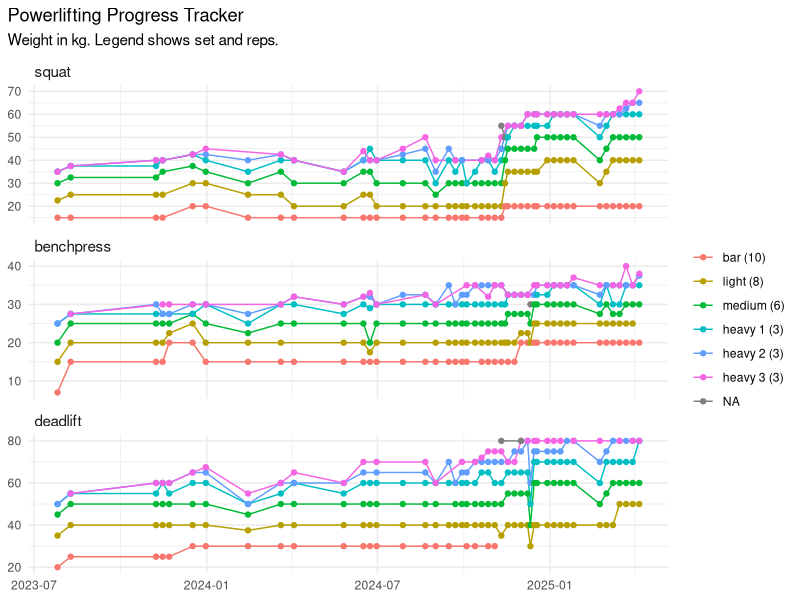
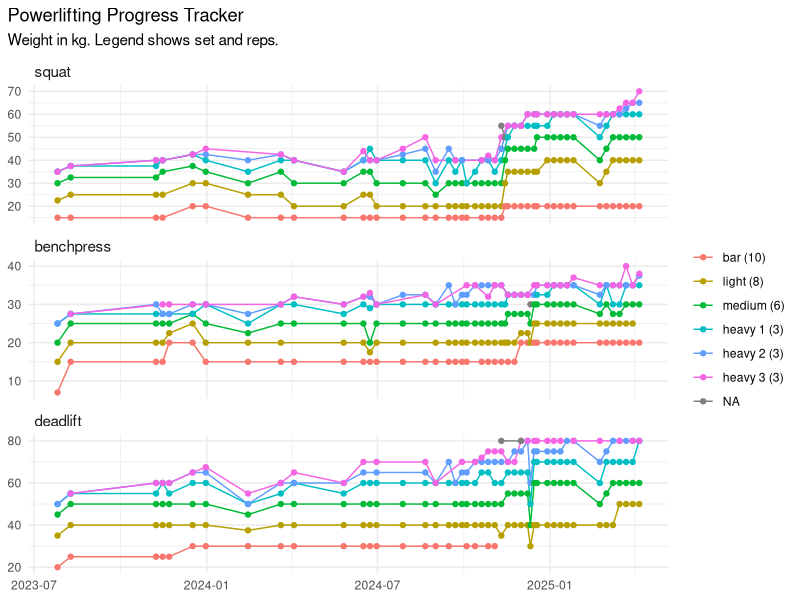

Generate these figures, in order, with R:
library(ggplot2)
library(dplyr)
library(readr)

# Data
lifting_data <- read_csv("powerlifting_tracker.csv", col_types = "Dccidc")

# Plot data
plot_data <- lifting_data |>
  filter(set != "one_rep") |>
  filter(!is.na(weight)) |>
  mutate(
    lift = factor(lift, levels = c("squat", "benchpress", "deadlift"))
  ) |>
  mutate(
    set = factor(
      set,
      levels = c("bar", "light", "medium", "heavy_1", "heavy_2", "heavy_3")
    )
  )

# Labels for legend
custom_labels <- c(
  "bar (10)",
  "light (8)",
  "medium (6)",
  "heavy 1 (3)",
  "heavy 2 (3)",
  "heavy 3 (3)"
)

# Custom function to add kg to axis labels
# add_kg <- function(x) {
#   paste(x, "kg")
# }

# Create the faceted plot
ggplot(plot_data, aes(x = date, y = weight, color = set, group = set)) +
  geom_line() +
  geom_point() +
  #facet_grid(lift ~ ., scales = "free_y") +
  facet_wrap(~lift, ncol = 1, strip.position = "top", scale = "free_y") +
  labs(
    title = "Powerlifting Progress Tracker",
    subtitle = "Weight in kg. Legend shows set and reps.",
    color = NULL
  ) +
  scale_color_discrete(labels = custom_labels) +
  # scale_y_continuous(labels = add_kg) +
  # guides(
  #   color = guide_legend(
  #     nrow = 2,
  #     byrow = TRUE
  #   )
  # ) +
  theme_minimal() +
  theme(
    # legend.position = "top",
    # axis.text.x = element_text(angle = 45, hjust = 1),
    axis.title.x = element_blank(),
    axis.title.y = element_blank(),
    strip.text = element_text(size = 11, hjust = 0), # Left-align the strip text
    #strip.background = element_rect(fill = "white", color = "gray90"),
    plot.title.position = "plot"
  )

ggsave("powerlifting_plot.png", width = 7)
